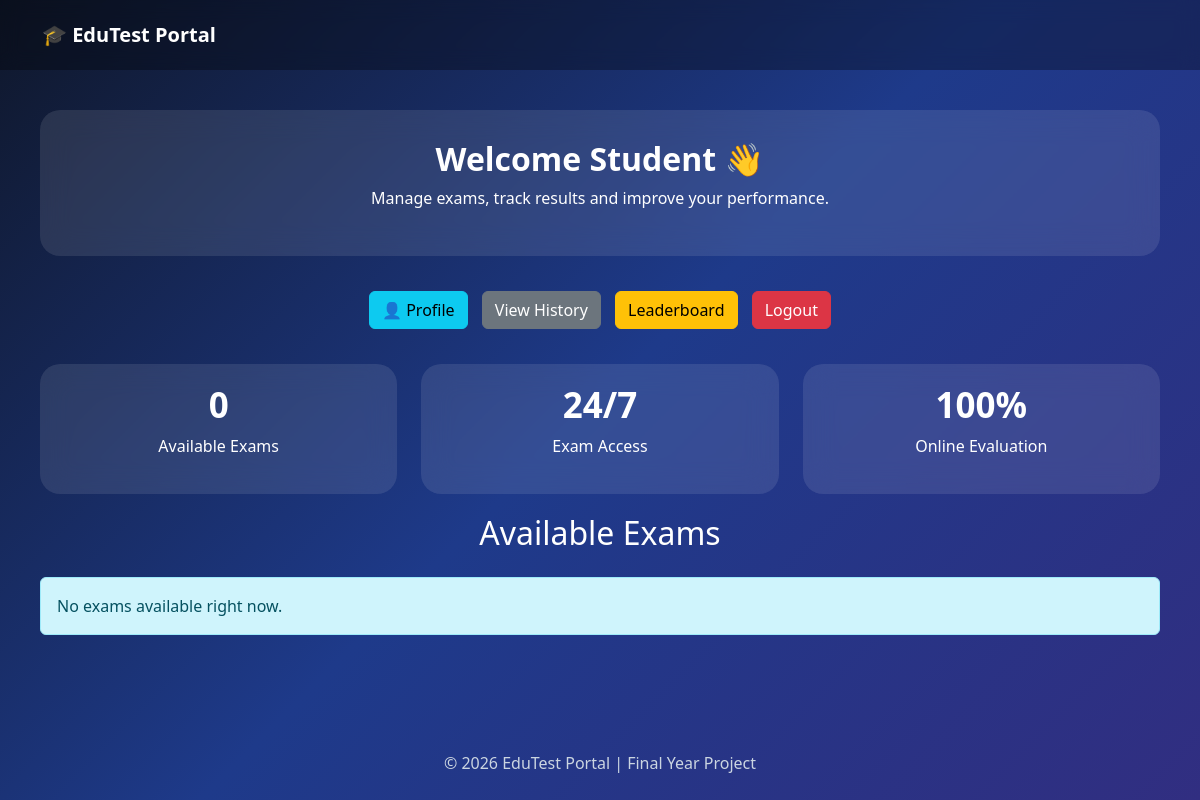
Before: /dashboard/ with the older database file.
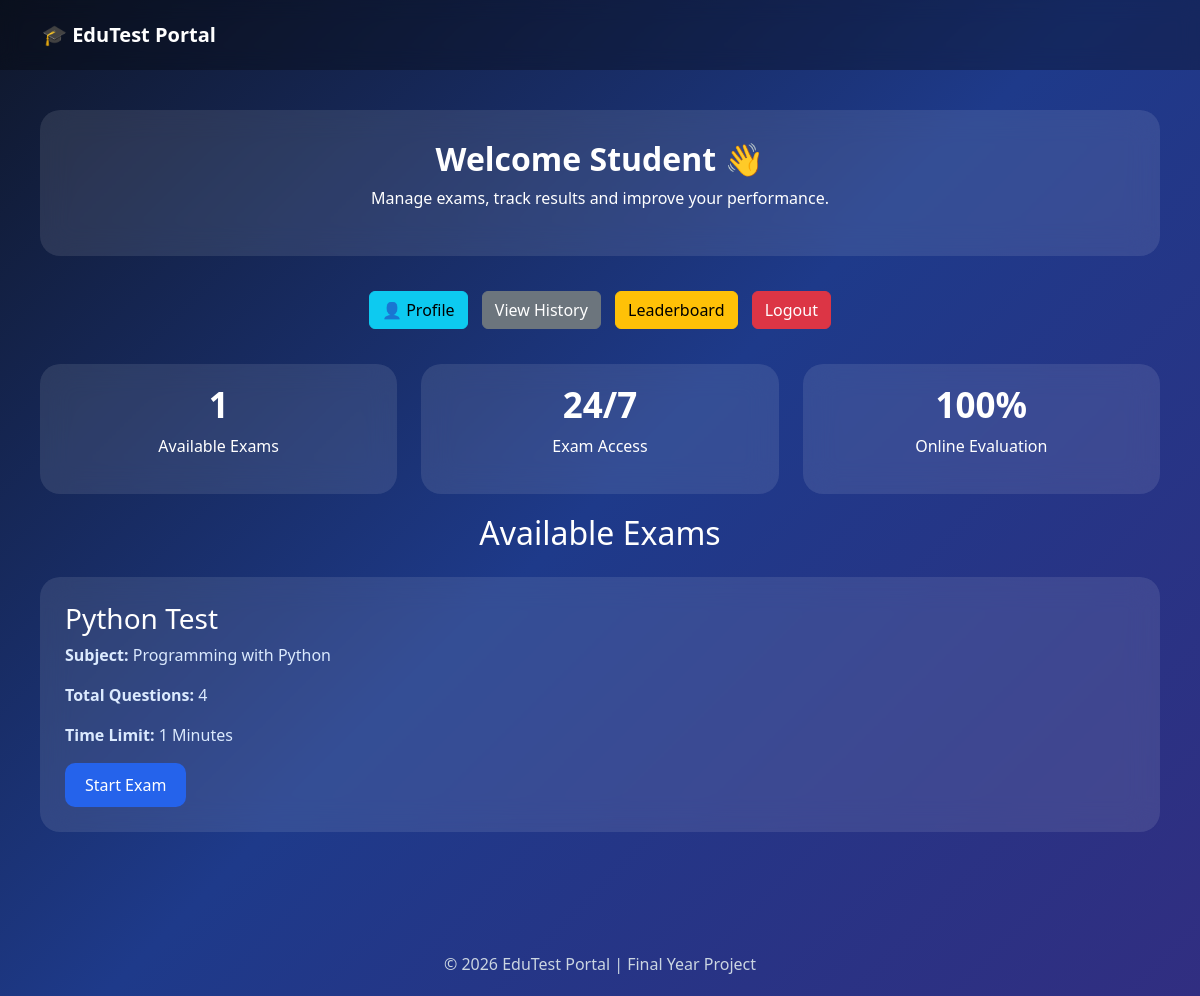
After: the same page with the newer database file.
### exams/models.py (models this page shows, shortened)
class Exam(models.Model):
    title = models.CharField(max_length=200)
    subject = models.CharField(max_length=100)
    total_questions = models.IntegerField()
    time_limit = models.IntegerField(help_text="Time in minutes")

### exams/views.py (the view)
# urls.py: path('dashboard/', views.dashboard),
def dashboard(request):
    exams = Exam.objects.all()
    for exam in exams:
        exam.question_count = Question.objects.filter(exam=exam).count()
    return render(request, 'dashboard.html', {'exams': exams})

### templates/dashboard.html (shortened to what this page needs)
<!DOCTYPE html>
<html lang="en">
<head>
    <link href="https://cdn.jsdelivr.net/npm/bootstrap@5.3.2/dist/css/bootstrap.min.css" rel="stylesheet">
</head>
<body>
<nav class="navbar navbar-dark">
    <div class="container-fluid">
        <a class="navbar-brand fw-bold">
            🎓 EduTest Portal
        </a>
    </div>
</nav>
<div class="dashboard-container">
    <div class="welcome-card">
        <h2>Welcome Student 👋</h2>
        <p>
            Manage exams, track results and improve your performance.
        </p>
    </div>
    <div class="action-buttons">
        <a href="/profile/" class="btn btn-info">👤 Profile</a>
        <a href="/history/" class="btn btn-secondary">
            View History
        </a>
        <a href="/leaderboard/" class="btn btn-warning">
            Leaderboard
        </a>
        <a href="/logout/" class="btn btn-danger">
            Logout
        </a>
    </div>
    <div class="row">
        <div class="col-md-4">
            <div class="stat-card">
                <h3>{{ exams|length }}</h3>
                <p>Available Exams</p>
            </div>
        </div>
        <div class="col-md-4">
            <div class="stat-card">
                <h3>24/7</h3>
                <p>Exam Access</p>
            </div>
        </div>
        <div class="col-md-4">
            <div class="stat-card">
                <h3>100%</h3>
                <p>Online Evaluation</p>
            </div>
        </div>
    </div>
    <h2 class="mb-4 text-center">
        Available Exams
    </h2>
    {% for exam in exams %}
    <div class="exam-card">
        <h3>{{ exam.title }}</h3>
        <p>
            <strong>Subject:</strong>
            {{ exam.subject }}
        </p>
        <p>
            <strong>Total Questions:</strong>
            {{ exam.question_count }}
        </p>
        <p>
            <strong>Time Limit:</strong>
            {{ exam.time_limit }} Minutes
        </p>
        <a href="/exam/{{ exam.id }}/"
           class="btn btn-start">
            Start Exam
        </a>
    </div>
    {% empty %}
    <div class="alert alert-info">
        No exams available right now.
    </div>
    {% endfor %}
</div>
<footer class="footer">
    © 2026 EduTest Portal | Final Year Project
</footer>
</body>
</html>

Changed rows visible on the page:
added Exam: title "Python Test", subject "Programming with Python", question_count "4", time_limit "1"
Other visible differences:
{{ exams|length }}: "0" → "1"
text no longer shown: "No exams available right now."
